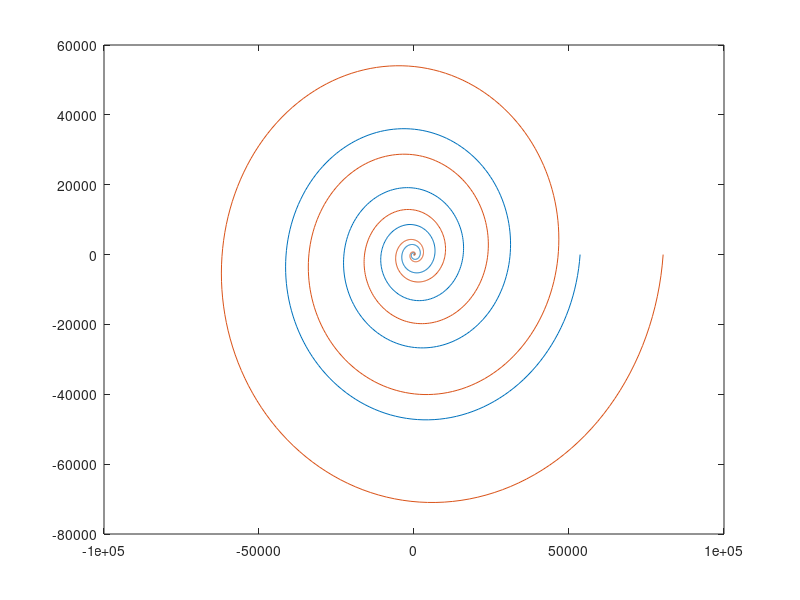
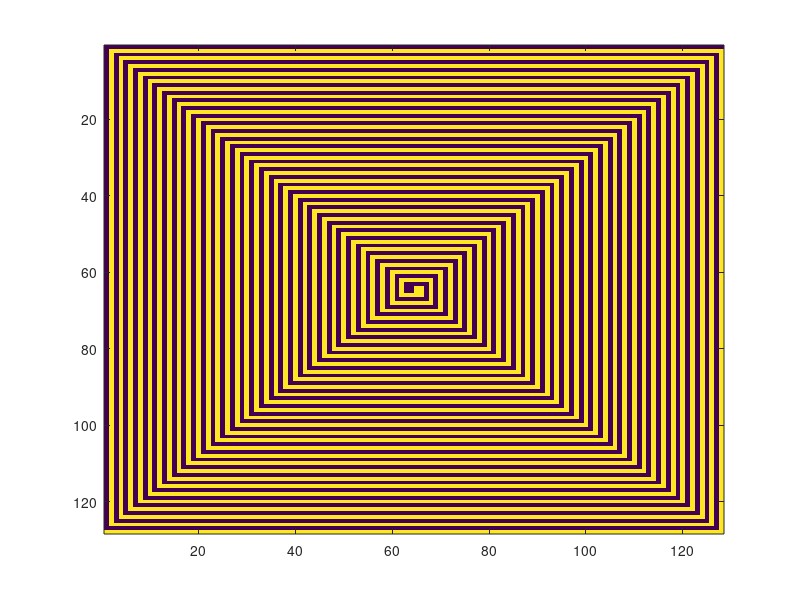

Here is the MATLAB script that generated these plots, in order:
p = 12;
n = 1000;
m1 = 1;
m2 = 1.5;
sq1 = 3;
sq2 = 3;

% %Simple Spiral
% t = linspace(0,p*pi,n);
% x = t.*cos(t);
% y = t.*sin(t);
% plot(x,y)

%Expnding Spiral by squares
t = linspace(0,p*pi,n);
x = m1*t.^sq1.*cos(t);
y = m1*t.^sq1.*sin(t);
plot(x,y); hold on

%Expnding Spiral by 5ths
t = linspace(0,p*pi,n);
x = m2*t.^sq2.*cos(t);
y = m2*t.^sq2.*sin(t);
plot(x,y); hold off


%% Make a Square Sprial of Size N x N
size = 128;
mask = ones(size);

for L = 1:2:size-1
    mask(L,1+L:size-L) = 0; % Create top horizontal lines
    mask(L:1+size-L,L) = 0; % Create left verticle lines
    mask(L,2+size-L:L) = 0; % Create bottom horizontal lines
    mask(size-L:L,L) = 0; % Create right verticle lines
end
mask = fliplr(rot90(mask,3));
mask(size/2+1,size/2+1) = 1;
mask(size/2,size/2) = 0;
figure;imagesc(mask)
